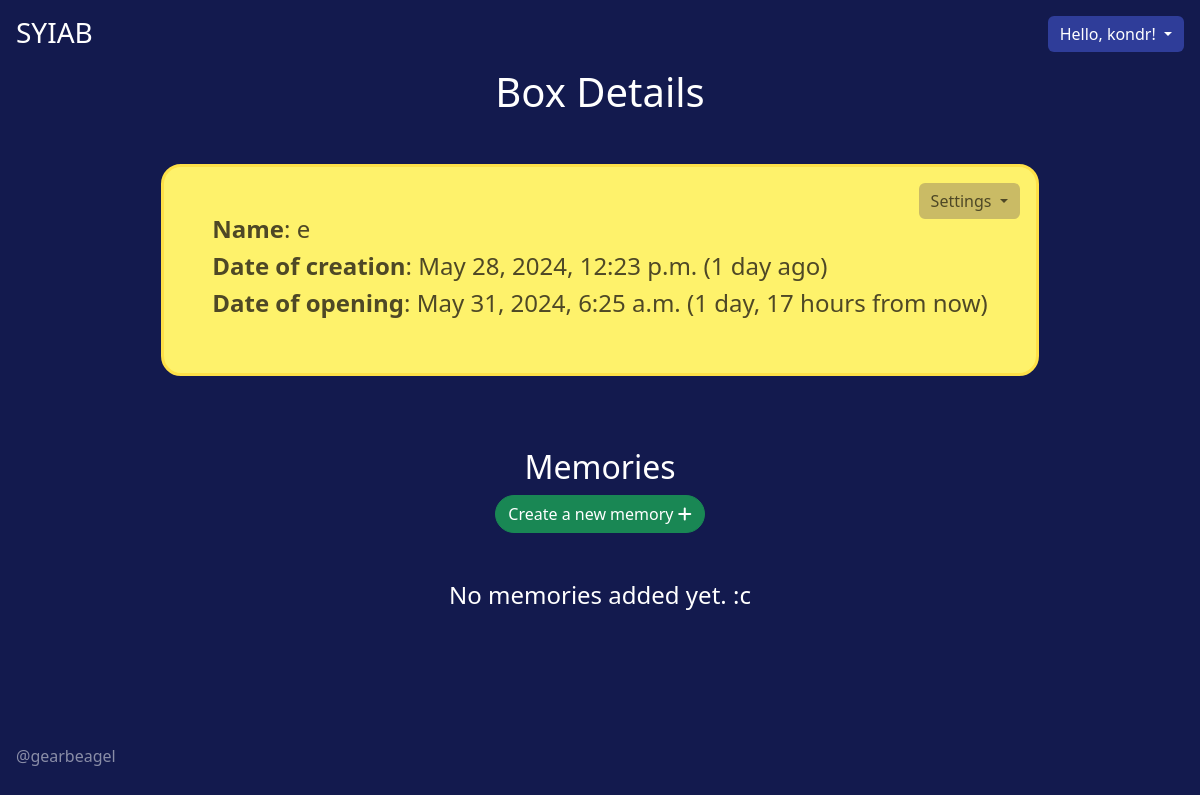
The app's page /boxes/23 (signed in) with its own data.
### boxes/models.py (models this page shows, shortened)
class Box(models.Model):
    class Statuses(models.TextChoices):
        EDITED = 'E', _('Edited')
        LOCKED = 'L', _('Locked')
        OPENED = 'O', _('Opened')
    name = models.CharField(max_length=100)
    creator = models.ForeignKey(User, on_delete=models.CASCADE)
    date_created = models.DateTimeField(default=timezone.now)
    date_opening = models.DateTimeField()
    status = models.CharField(choices=Statuses.choices, default=Statuses.EDITED, max_length=100)

### boxes/views.py (the view)
# urls.py: path('boxes/<int:box_id>', boxes.views.view_box, name='view_box'),
def view_box(request, box_id):
    box = Box.objects.get(pk=box_id)
    date_created_h = humanize.naturaltime(box.date_created)
    date_opening_h = humanize.naturaltime(box.date_opening)
    memories = Memory.objects.filter(box=box).all()
    return render(request, 'boxes/view_box.html', {'box': box,
                                                   'memories': memories,
                                                   'date_created_h': date_created_h,
                                                   'date_opening_h': date_opening_h})

### templates/boxes/view_box.html (shortened to what this page needs)
{% extends "main.html" %}
{% load socialaccount %}
{% block content %}
    <h1>Box Details</h1>
    <div class="d-grid mt-5 mx-xxl-5 justify-content-center">
        <div class="card p-5 mx-auto justify-content-center position-relative">
            <div class="dropdown-menu-end position-absolute top-0 end-0 p-3 float-md-end">
                <button class="btn btn-secondary dropdown-toggle" type="button" id="dropdownMenuButton"
                        data-bs-toggle="dropdown" aria-expanded="false"
                        style="background-color: #CABB65; color: #4E4826; border: none">
                    Settings
                </button>
                <div class="position-absolute top-0 end-0 p-3 float-md-end text-lg-center">
                </div>
            </div>
            <div class="text-lg-start">
                <h4><strong>Name</strong>: {{ box.name }}</h4>
                <h4><strong>Date of creation</strong>: {{ box.date_created }} ({{ date_created_h }})</h4>
                <h4><strong>Date of opening</strong>: {{ box.date_opening }} ({{ date_opening_h }})</h4>
            </div>
        </div>
        <br>
        <div class="mt-5">
            <h2>Memories</h2>
            <a href="{% url 'create_memory' box.id %}" title='Create a new memory'>
                <button class="btn btn-success" style="border-radius: 20px">Create a new memory <i
                        class="fas fa-plus"></i></button>
            </a>
            {% if memories %}
                <div class="grid-container mt-5" data-masonry='{"percentPosition": true }'
                     style="width: 1200px;">
                    {% for memory in memories %}
                        <div class="col-sm-6 col-md-4 col-lg-3 mb-4 mx-5">
                            <a href="{% url 'view_memory' box_id=box.id memory_id=memory.id %}">
                                <div class="card p-5 mx-auto">
                                    <div class="text-lg-start">
                                        <h3>{{ memory.name }}</h3>
                                        <h5>{{ memory.description }}</h5>
                                    </div>
                                </div>
                            </a>
                        </div>
                    {% endfor %}
                </div>
            {% else %}
                <div class="mt-5">
                    <h4>No memories added yet. :c</h4>
                </div>
            {% endif %}
        </div>
    </div>
{% endblock %}

### templates/main.html (shortened to what this page needs)
{% load static %}
<!DOCTYPE html>
<html lang="en" class="h-100" data-bs-theme="auto">
<head>
    <link href="https://cdn.jsdelivr.net/npm/bootstrap@5.3.3/dist/css/bootstrap.min.css" rel="stylesheet"
>
    <link href="{% static 'fontawesomefree/css/fontawesome.css' %}" rel="stylesheet" type="text/css">
    <link href="{% static 'fontawesomefree/css/brands.css' %}" rel="stylesheet" type="text/css">
    <link href="{% static 'fontawesomefree/css/solid.css' %}" rel="stylesheet" type="text/css">
</head>
<body class="d-flex h-100 text-center text-bg-dark" style="background-color: #131A4E !important;">
<div class="cover-container d-flex w-100 h-100 p-3 mx-auto flex-column">
    <header class="mb-3 sticky-md-top">
        <div>
            <a href="{% url "home" %}" style="text-decoration: none"><h3 class="float-md-start mb-0">SYIAB</h3></a>
        </div>
        {% if user.is_authenticated %}
            <div class="dropdown-menu-end float-md-end">
                <button class="btn btn-secondary dropdown-toggle" type="button" id="dropdownMenuButton"
                        data-bs-toggle="dropdown" aria-expanded="false" style="background-color: #2F3D99; border: none">
                    Hello, {{ user.username }}!
                </button>
            </div>
        {% endif %}
    </header>
    <main>
        <div class="position-fixed top-0 end-0 p-3 mt-5">
        </div>
        {% block content %}{% endblock %}
    </main>
    {% block footer %}
        <footer class="mt-xl-auto text-white-50 sticky-md-bottom">
            <div class="float-md-start">
                <p>@gearbeagel</p>
            </div>
        </footer>
    {% endblock %}
</div>
</body>
</html>

### templates/main.html (style rules this page uses)
.card { background-color: #FEF26B; border: 3px solid #FEE148; border-radius: 20px; color: #4E4826; width: fit-content; }
a, a:hover { text-decoration: none; color: inherit; }

### records on screen
Box: name "e", date_created "May 28, 2024, 12:23 p.m.", date_opening "May 31, 2024, 6:25 a.m."

### other values on screen
{{ user.username }} "kondr"
{{ date_created_h }} "1 day ago"
{{ date_opening_h }} "1 day, 17 hours from now"
